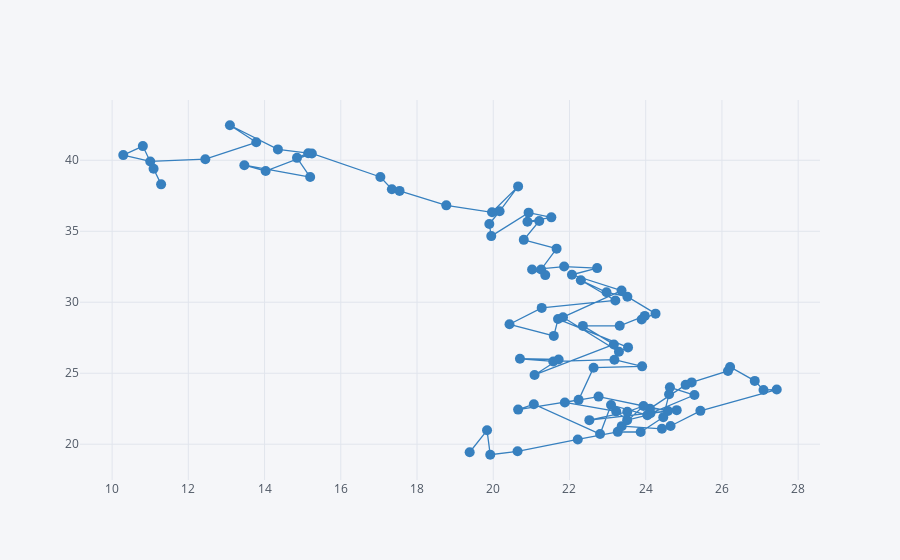

This figure's notebook cell:
### Code cell
df.iplot(x = 'A', y = 'B', mode = 'lines+markers',colors = 'blue', size = 10)
